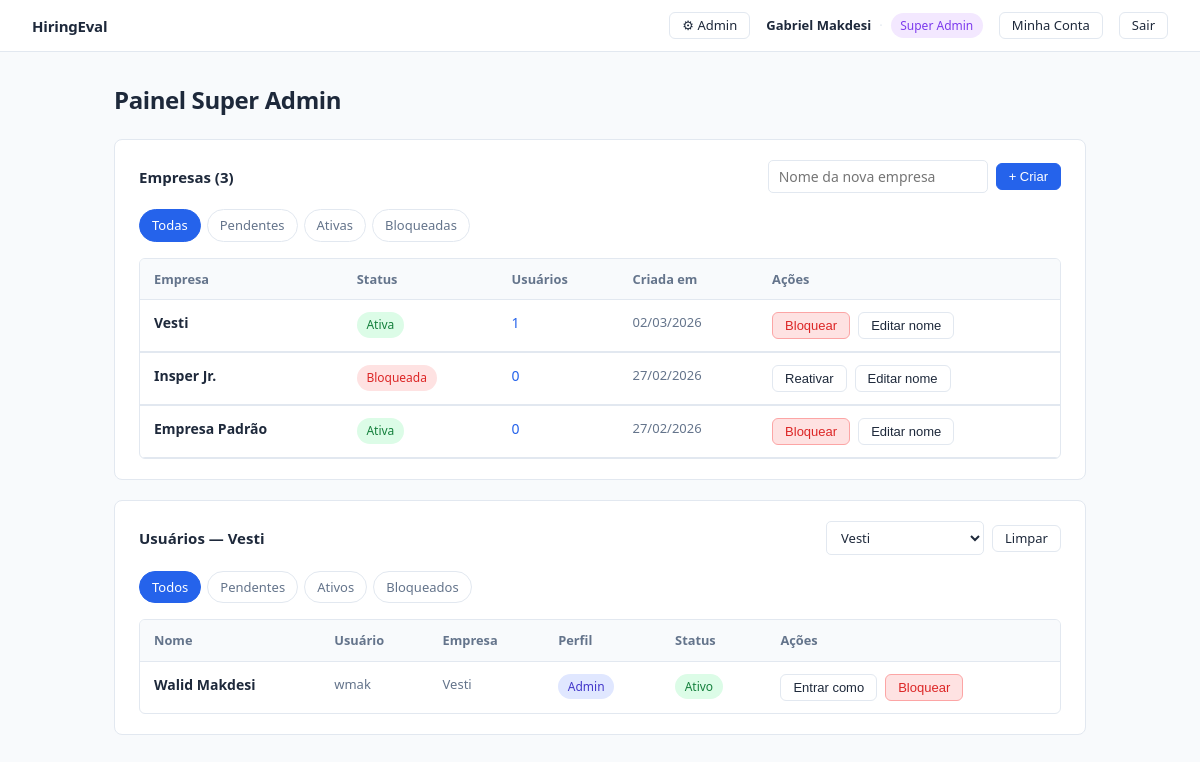
The page /admin?empresa_id=3 (signed in) on the database its author committed.
### models.py (models this page shows)
class User(Base):
    __tablename__ = "users"
    id = Column(Integer, primary_key=True, index=True)
    company_id = Column(Integer, ForeignKey("companies.id"), nullable=True)  # null for superadmin
    username = Column(String(255), nullable=False, unique=True)
    name = Column(String(255), nullable=False)
    password_hash = Column(String(255), nullable=False)
    role = Column(String(50), nullable=False, default="avaliador")  # avaliador | admin | superadmin
    status = Column(String(20), nullable=False, default="active")
    is_active = Column(Boolean, default=True)
    created_at = Column(DateTime, default=datetime.utcnow)
    company = relationship("Company", back_populates="users")

class Company(Base):
    __tablename__ = "companies"
    id = Column(Integer, primary_key=True, index=True)
    name = Column(String(255), nullable=False, unique=True)
    status = Column(String(20), nullable=False, default="active")
    is_active = Column(Boolean, default=True)
    created_at = Column(DateTime, default=datetime.utcnow)
    users = relationship("User", back_populates="company")
    jobs = relationship("Job", back_populates="company")

### main.py (the view)
@app.get("/admin", response_class=HTMLResponse)
def painel_admin(
    request: Request,
    empresa_id: int = None,
    status_filter: str = "todos",
    actual_user: User = Depends(require_superadmin),
    db: Session = Depends(get_db),
):
    empresas = db.query(Company).order_by(Company.created_at.desc()).all()
    q = db.query(User).order_by(User.created_at.desc())
    if empresa_id:
        q = q.filter(User.company_id == empresa_id)
    if status_filter != "todos":
        q = q.filter(User.status == status_filter)
    usuarios = q.all()
    selected_company = db.query(Company).filter(Company.id == empresa_id).first() if empresa_id else None
    return templates.TemplateResponse(
        "admin/dashboard.html",
        ctx(
            request, actual_user,
            empresas=empresas,
            usuarios=usuarios,
            empresa_id=empresa_id,
            status_filter=status_filter,
            selected_company=selected_company,
        ),
    )

### templates/admin/dashboard.html (shortened to what this page needs)
{% extends "base.html" %}
{% block content %}
<div class="page-header">
  <h1>Painel Super Admin</h1>
</div>
<div class="section">
  <div class="section-header">
    <span class="section-title">Empresas ({{ empresas | length }})</span>
    <form method="post" action="/admin/empresas" style="display:flex; gap:0.5rem; align-items:center;">
      <input type="text" name="nome" placeholder="Nome da nova empresa" required
             style="padding:0.375rem 0.625rem; border:1px solid var(--border); border-radius:5px; font-size:0.875rem; font-family:inherit; color:var(--text); background:var(--surface); width:220px;">
      <button type="submit" class="btn btn-sm btn-primary">+ Criar</button>
    </form>
  </div>
  <div class="filter-tabs">
    <a href="/admin" class="filter-tab {% if not status_filter or status_filter == 'todos' %}active{% endif %}">Todas</a>
    <a href="/admin?status_filter=pending" class="filter-tab {% if status_filter == 'pending' %}active{% endif %}">
      Pendentes
      {% set pending_count = empresas | selectattr('status', 'equalto', 'pending') | list | length %}
    </a>
    <a href="/admin?status_filter=active" class="filter-tab {% if status_filter == 'active' %}active{% endif %}">Ativas</a>
    <a href="/admin?status_filter=blocked" class="filter-tab {% if status_filter == 'blocked' %}active{% endif %}">Bloqueadas</a>
  </div>
  {% set filtered_empresas = empresas if (not status_filter or status_filter == 'todos') else empresas | selectattr('status', 'equalto', status_filter) | list %}
  {% if filtered_empresas %}
  <div class="table-container">
    <table>
      <thead>
        <tr>
          <th>Empresa</th>
          <th>Status</th>
          <th>Usuários</th>
          <th>Criada em</th>
          <th>Ações</th>
        </tr>
      </thead>
      <tbody>
        {% for empresa in filtered_empresas %}
        <tr id="row-emp-{{ empresa.id }}">
          <td style="font-weight:600;">{{ empresa.name }}</td>
          <td>
            {% if empresa.status == 'active' %}
              <span class="badge badge-green">Ativa</span>
            {% elif empresa.status == 'pending' %}
              <span class="badge badge-orange">Pendente</span>
            {% else %}
              <span class="badge badge-red">Bloqueada</span>
            {% endif %}
          </td>
          <td>
            <a href="/admin?empresa_id={{ empresa.id }}" style="color:var(--accent);">
              {{ empresa.users | length }}
            </a>
          </td>
          <td class="text-muted" style="font-size:0.8125rem;">
            {{ empresa.created_at.strftime('%d/%m/%Y') if empresa.created_at else '—' }}
          </td>
          <td>
            <div class="action-cell">
              {% if empresa.status == 'pending' %}
                <form method="post" action="/admin/empresas/{{ empresa.id }}/status" class="inline-form">
                  <input type="hidden" name="novo_status" value="active">
                  <button type="submit" class="btn btn-sm btn-primary">Aprovar</button>
                </form>
                <form method="post" action="/admin/empresas/{{ empresa.id }}/status" class="inline-form">
                  <input type="hidden" name="novo_status" value="blocked">
                  <button type="submit" class="btn btn-sm btn-danger">Bloquear</button>
                </form>
              {% elif empresa.status == 'active' %}
                <form method="post" action="/admin/empresas/{{ empresa.id }}/status" class="inline-form"
                      onsubmit="return confirm('Bloquear empresa {{ empresa.name }}?')">
                  <button type="submit" class="btn btn-sm btn-danger">Bloquear</button>
                </form>
              {% else %}
                <form method="post" action="/admin/empresas/{{ empresa.id }}/status" class="inline-form">
                  <button type="submit" class="btn btn-sm btn-ghost">Reativar</button>
                </form>
              {% endif %}
              <button type="button" class="btn btn-sm btn-ghost"
                      onclick="toggleEdit('edit-emp-{{ empresa.id }}')">Editar nome</button>
            </div>
          </td>
        </tr>
        <tr>
          <td colspan="5" style="padding:0;">
          </td>
        </tr>
        {% endfor %}
      </tbody>
    </table>
  </div>
  {% else %}
    <p class="text-muted" style="font-size:0.875rem; padding:0.5rem 0;">Nenhuma empresa neste filtro.</p>
  {% endif %}
</div>
<div class="section">
  <div class="section-header">
    <span class="section-title">
      Usuários
      {% if selected_company %}— {{ selected_company.name }}{% endif %}
    </span>
    <form method="get" action="/admin" style="display:flex; gap:0.5rem; align-items:center;">
      <select name="empresa_id" onchange="this.form.submit()"
              style="padding:0.375rem 0.625rem; border:1px solid var(--border); border-radius:5px; font-size:0.8125rem; font-family:inherit; color:var(--text); background:var(--surface);">
        {% for emp in empresas %}
          <option value="{{ emp.id }}" {% if empresa_id == emp.id %}selected{% endif %}>{{ emp.name }}</option>
        {% endfor %}
      </select>
      {% if empresa_id %}
        <a href="/admin" class="btn btn-sm btn-ghost">Limpar</a>
      {% endif %}
    </form>
  </div>
  <div class="filter-tabs">
    <a href="/admin{% if empresa_id %}?empresa_id={{ empresa_id }}{% endif %}"
       class="filter-tab {% if not status_filter or status_filter == 'todos' %}active{% endif %}">Todos</a>
    <a href="/admin?status_filter=pending{% if empresa_id %}&empresa_id={{ empresa_id }}{% endif %}"
       class="filter-tab {% if status_filter == 'pending' %}active{% endif %}">
      Pendentes
      {% set pu = usuarios | selectattr('status', 'equalto', 'pending') | list | length %}
    </a>
    <a href="/admin?status_filter=active{% if empresa_id %}&empresa_id={{ empresa_id }}{% endif %}"
       class="filter-tab {% if status_filter == 'active' %}active{% endif %}">Ativos</a>
    <a href="/admin?status_filter=blocked{% if empresa_id %}&empresa_id={{ empresa_id }}{% endif %}"
       class="filter-tab {% if status_filter == 'blocked' %}active{% endif %}">Bloqueados</a>
  </div>
  {% if usuarios %}
  <div class="table-container">
    <table>
      <thead>
        <tr>
          <th>Nome</th>
          <th>Usuário</th>
          <th>Empresa</th>
          <th>Perfil</th>
          <th>Status</th>
          <th>Ações</th>
        </tr>
      </thead>
      <tbody>
        {% for u in usuarios %}
        <tr>
          <td style="font-weight:600; white-space:nowrap;">{{ u.name }}</td>
          <td class="text-muted" style="font-size:0.8125rem;">{{ u.username }}</td>
          <td style="font-size:0.8125rem;">
            {% if u.company %}
              <a href="/admin?empresa_id={{ u.company.id }}" style="color:var(--text-muted);">{{ u.company.name }}</a>
            {% else %}—{% endif %}
          </td>
          <td>
            {% if u.role == 'superadmin' %}
              <span class="badge badge-purple">Super Admin</span>
            {% elif u.role == 'admin' %}
              <span class="badge badge-indigo">Admin</span>
            {% else %}
              <span class="badge badge-gray">Avaliador</span>
            {% endif %}
          </td>
          <td>
            {% if u.status == 'active' %}
              <span class="badge badge-green">Ativo</span>
            {% elif u.status == 'pending' %}
              <span class="badge badge-orange">Pendente</span>
            {% else %}
              <span class="badge badge-red">Bloqueado</span>
            {% endif %}
          </td>
          <td>
            <div class="action-cell">
              {% if u.role != 'superadmin' %}
                {% if u.status == 'pending' %}
                  <form method="post" action="/admin/usuarios/{{ u.id }}/status" class="inline-form">
                    <input type="hidden" name="novo_status" value="active">
                    <button type="submit" class="btn btn-sm btn-primary">Aprovar</button>
                  </form>
                  <form method="post" action="/admin/usuarios/{{ u.id }}/status" class="inline-form">
                    <input type="hidden" name="novo_status" value="blocked">
                    <button type="submit" class="btn btn-sm btn-danger">Bloquear</button>
                  </form>
                {% elif u.status == 'active' %}
                  <form method="post" action="/admin/impersonar/{{ u.id }}" class="inline-form">
                    <button type="submit" class="btn btn-sm btn-ghost">Entrar como</button>
                  </form>
                  <form method="post" action="/admin/usuarios/{{ u.id }}/status" class="inline-form"
                        onsubmit="return confirm('Bloquear {{ u.name }}?')">
                    <button type="submit" class="btn btn-sm btn-danger">Bloquear</button>
                  </form>
                {% else %}
                  <form method="post" action="/admin/usuarios/{{ u.id }}/status" class="inline-form">
                    <input type="hidden" name="novo_status" value="active">
                    <button type="submit" class="btn btn-sm btn-ghost">Reativar</button>
                  </form>
                {% endif %}
              {% else %}
                <span class="text-muted" style="font-size:0.8rem;">—</span>
              {% endif %}
            </div>
          </td>
        </tr>
        {% endfor %}
      </tbody>
    </table>
  </div>
  {% else %}
    <p class="text-muted" style="font-size:0.875rem; padding:0.5rem 0;">Nenhum usuário encontrado.</p>
  {% endif %}
</div>
{% endblock %}

### templates/base.html (shortened to what this page needs)
<!DOCTYPE html>
<html lang="pt-BR">
<head>
  <link rel="stylesheet" href="/static/style.css">
</head>
<body>
  <nav class="navbar">
    <a href="/" class="nav-brand">HiringEval</a>
    {% if user %}
    <div class="nav-right">
      {% if user.role == 'superadmin' and not is_impersonating %}
        <a href="/admin" class="btn btn-sm btn-ghost">⚙ Admin</a>
      {% endif %}
      <div class="nav-user-info">
        <span class="nav-user-name">{{ user.name }}</span>
        <span class="nav-divider">·</span>
        {% if user.role == 'superadmin' %}
          <span class="badge badge-purple">Super Admin</span>
        {% elif user.role == 'admin' %}
          <span class="badge badge-indigo">Admin</span>
        {% else %}
          <span class="badge badge-gray">Avaliador</span>
        {% endif %}
      </div>
      <a href="/conta" class="btn btn-sm btn-ghost">Minha Conta</a>
      <a href="/logout" class="btn btn-sm btn-ghost">Sair</a>
    </div>
    {% endif %}
  </nav>
  <main class="container">
    {% block content %}{% endblock %}
  </main>
</body>
</html>

### rows shown on the page
User: name "Gabriel Makdesi"
Company: name "Vesti", status "Ativa", users|length "1", created_at "02/03/2026"
Company: name "Insper Jr.", status "Bloqueada", users|length "0", created_at "27/02/2026"
Company: name "Empresa Padrão", status "Ativa", users|length "0", created_at "27/02/2026"
User: name "Walid Makdesi", username "wmak", company.name "Vesti", role "Admin", status "Ativo"

### other values the page prints
{{ empresas | length }} "3"
form field empresa_id "Vesti"
